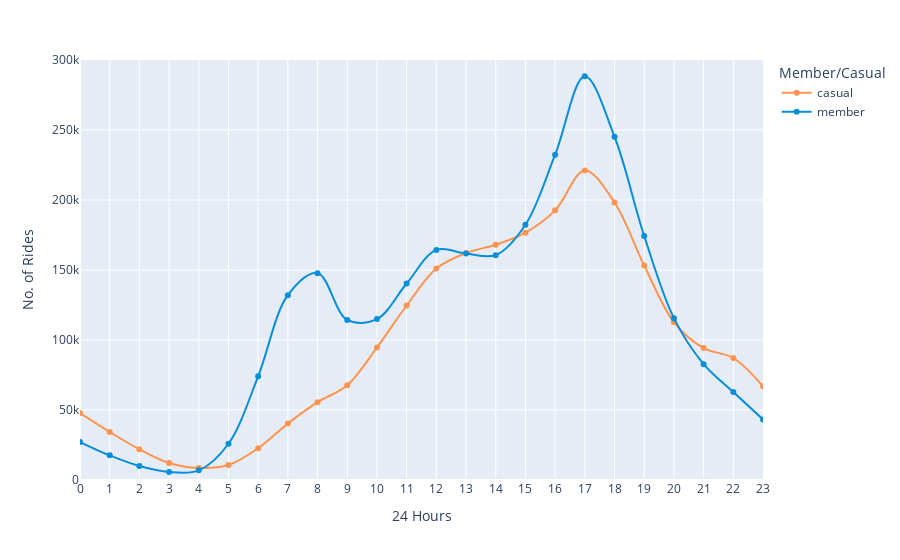

This figure's notebook cell:
### Code cell
fig_4=df.groupby(['hour','member_casual'],as_index=False).count()
fig_4a = px.line(fig_4, x = 'hour', y = 'ride_id', range_x = [0,23], range_y = [0,300000],
                 color = 'member_casual',
                 line_shape = 'spline',
                 markers=True,
                 labels = {'ride_id': 'No. of Rides', 'hour': '24 Hours', 'member_casual': 'Member/Casual'},
                 hover_name = 'member_casual', hover_data = {'member_casual': False, 'month': False, 'ride_id': True},
                 color_discrete_map = {'casual': '#FF934F', 'member': '#058ED9'})
fig_4a.update_xaxes(dtick=1)
fig_4a.show()

### Figure 1 — Plotly figure (JSON) as saved in the notebook; plotly's stock layout.template omitted (floating-point values rounded to 4 significant figures)
{"data": [{"customdata": [["casual", 47827], ["casual", 34357], ["casual", 21917], ["casual", 12154], ["casual", 8646], ["casual", 10705], ["casual", 22642], ["casual", 40284], ["casual", 55570], ["casual", 67683], ["casual", 94645], ["casual", 124632], ["casual", 151021], ["casual", 162151], ["casual", 168013], ["casual", 176694], ["casual", 192608], ["casual", 221084], ["casual", 198252], ["casual", 153242], ["casual", 112847], ["casual", 94234], ["casual", 87153], ["casual", 66894]], "hovertemplate": "<b>%{hovertext}</b><br><br>24 Hours=%{x}<br>No. of Rides=%{y}<extra></extra>", "hovertext": ["casual", "casual", "casual", "casual", "casual", "casual", "casual", "casual", "casual", "casual", "casual", "casual", "casual", "casual", "casual", "casual", "casual", "casual", "casual", "casual", "casual", "casual", "casual", "casual"], "legendgroup": "casual", "line": {"color": "#FF934F", "dash": "solid", "shape": "spline"}, "marker": {"symbol": "circle"}, "mode": "markers+lines", "name": "casual", "orientation": "v", "showlegend": true, "type": "scatter", "x": [0, 1, 2, 3, 4, 5, 6, 7, 8, 9, 10, 11, 12, 13, 14, 15, 16, 17, 18, 19, 20, 21, 22, 23], "xaxis": "x", "y": [47827, 34357, 21917, 12154, 8646, 10705, 22642, 40284, 55570, 67683, 94645, 124632, 151021, 162151, 168013, 176694, 192608, 221084, 198252, 153242, 112847, 94234, 87153, 66894], "yaxis": "y"}, {"customdata": [["member", 27119], ["member", 17594], ["member", 10024], ["member", 5740], ["member", 6904], ["member", 25904], ["member", 74074], ["member", 131985], ["member", 147646], ["member", 114296], ["member", 114944], ["member", 140341], ["member", 164354], ["member", 161708], ["member", 160614], ["member", 182284], ["member", 232365], ["member", 288402], ["member", 245191], ["member", 174298], ["member", 115596], ["member", 82733], ["member", 62817], ["member", 43228]], "hovertemplate": "<b>%{hovertext}</b><br><br>24 Hours=%{x}<br>No. of Rides=%{y}<extra></extra>", "hovertext": ["member", "member", "member", "member", "member", "member", "member", "member", "member", "member", "member", "member", "member", "member", "member", "member", "member", "member", "member", "member", "member", "member", "member", "member"], "legendgroup": "member", "line": {"color": "#058ED9", "dash": "solid", "shape": "spline"}, "marker": {"symbol": "circle"}, "mode": "markers+lines", "name": "member", "orientation": "v", "showlegend": true, "type": "scatter", "x": [0, 1, 2, 3, 4, 5, 6, 7, 8, 9, 10, 11, 12, 13, 14, 15, 16, 17, 18, 19, 20, 21, 22, 23], "xaxis": "x", "y": [27119, 17594, 10024, 5740, 6904, 25904, 74074, 131985, 147646, 114296, 114944, 140341, 164354, 161708, 160614, 182284, 232365, 288402, 245191, 174298, 115596, 82733, 62817, 43228], "yaxis": "y"}], "layout": {"legend": {"title": {"text": "Member/Casual"}, "tracegroupgap": 0}, "margin": {"t": 60}, "xaxis": {"anchor": "y", "domain": [0, 1], "dtick": 1, "range": [0, 23], "title": {"text": "24 Hours"}}, "yaxis": {"anchor": "x", "domain": [0, 1], "range": [0, 300000], "title": {"text": "No. of Rides"}}}}
